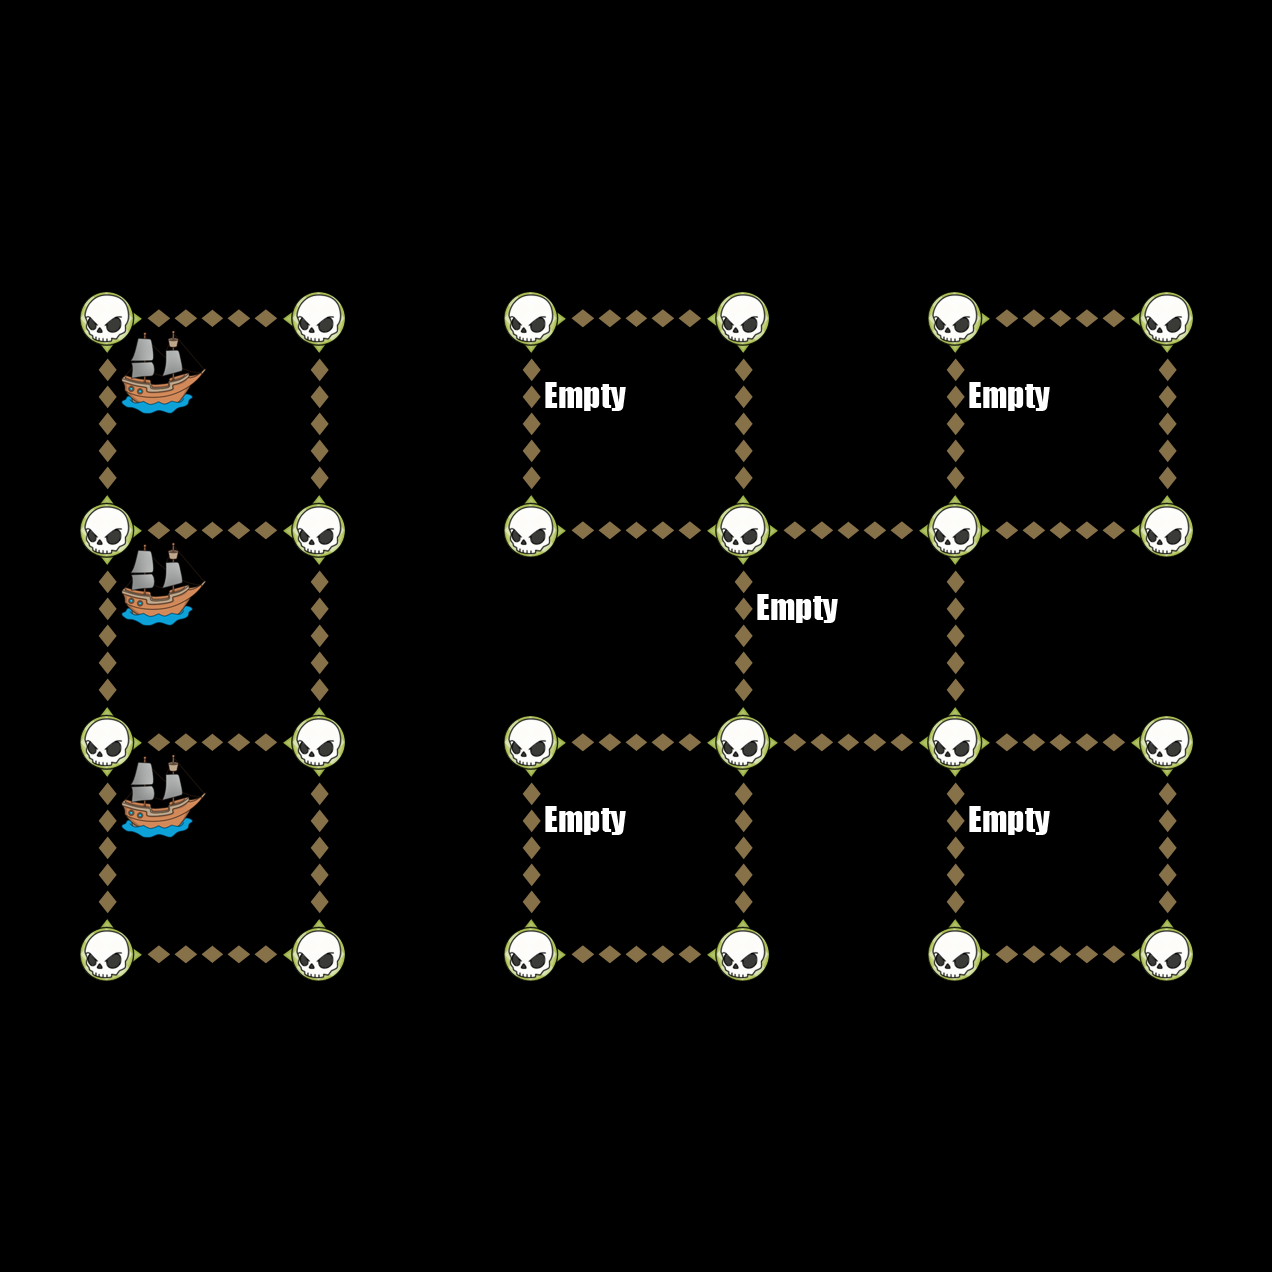

Rendered tile map (Tiled .tmx) drawn with the repository's tilesets; below, a short description and the map source with its tile grids summarised:
An orthogonal 6x6 tile map with 212x212 px tiles, 6 tile layers (Down, Up, Left, Right, ...).

<map version="1.0" orientation="orthogonal" width="6" height="6" tilewidth="212" tileheight="212">
 <tileset firstgid="1" name="TileGraphic_Final-ipadhd" tilewidth="212" tileheight="212">
  <image source="TileGraphic_Final-ipadhd.png" width="636" height="1060" />
  <tile id="0">
   <properties>
    <property name="LineFilled" value="True" />
   </properties>
  </tile>
  <tile id="2">
   <properties>
    <property name="Item" value="TreasureBox" />
   </properties>
  </tile>
  <tile id="4">
   <properties>
    <property name="RowFilled" value="True" />
   </properties>
  </tile>
  <tile id="6">
   <properties>
    <property name="Item" value="CannonLeft" />
   </properties>
  </tile>
  <tile id="7">
   <properties>
    <property name="Item" value="ShipRight" />
   </properties>
  </tile>
  <tile id="8">
   <properties>
    <property name="Item" value="MapOne" />
   </properties>
  </tile>
  <tile id="9">
   <properties>
    <property name="Item" value="CannonRight" />
   </properties>
  </tile>
  <tile id="10">
   <properties>
    <property name="Item" value="ShipLeft" />
   </properties>
  </tile>
  <tile id="11">
   <properties>
    <property name="Item" value="MapTwo" />
   </properties>
  </tile>
  <tile id="12">
   <properties>
    <property name="Item" value="Empty" />
   </properties>
  </tile>
  <tile id="13">
   <properties>
    <property name="Item" value="Skull" />
   </properties>
  </tile>
  <tile id="14">
   <properties>
    <property name="Item" value="Fog" />
   </properties>
  </tile>
 </tileset>
 <layer name="Down" width="6" height="6">
  <data>[36 cells, 16 non-empty, 1 distinct tile ids]</data>
 </layer>
 <layer name="Up" width="6" height="6">
  <data>[36 cells, 16 non-empty, 1 distinct tile ids]</data>
 </layer>
 <layer name="Left" width="6" height="6">
  <data>[36 cells, 14 non-empty, 1 distinct tile ids]</data>
 </layer>
 <layer name="Right" width="6" height="6">
  <data>[36 cells, 14 non-empty, 1 distinct tile ids]</data>
 </layer>
 <layer name="Dots" width="6" height="6">
  <data>[36 cells, 24 non-empty, 1 distinct tile ids]</data>
 </layer>
 <layer name="Items" width="6" height="6">
  <data>[36 cells, 8 non-empty, 2 distinct tile ids]</data>
 </layer>
</map>
